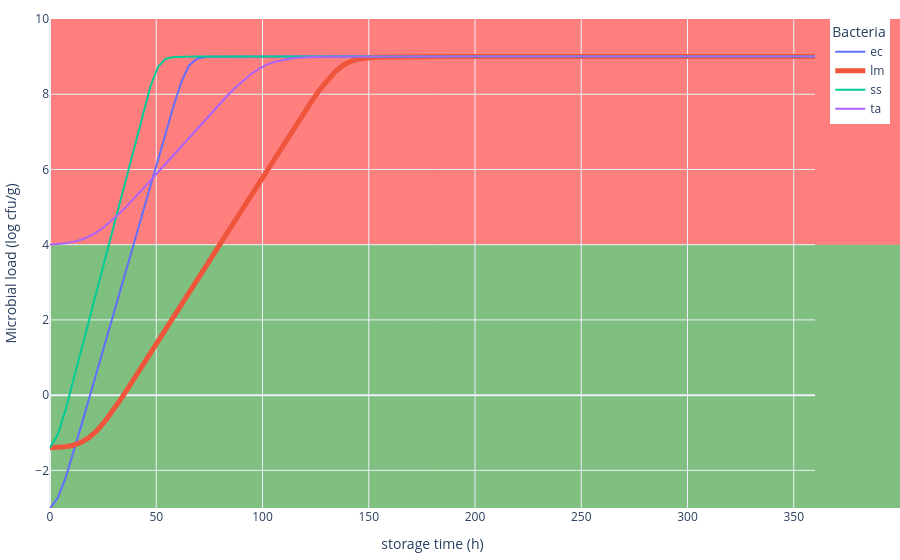

Notebook code cell kept with this figure:
### Code cell
from interface.graphics import plot_predictions_over_time
plot_predictions_over_time(times=results['times'], predictions=results['logCs'], highlight_bacteria='lm')
